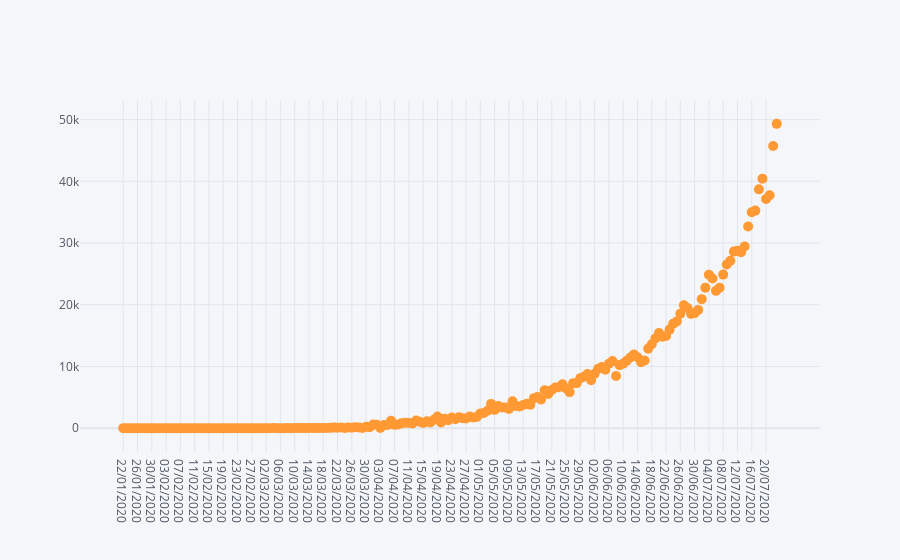

The notebook cell saved with this chart:
### Code cell
dff=pd.DataFrame({'x':future_forecast_dates[:-20],'y':daily_increase_india})
dff.iplot(kind='line',x='x',y='y',mode='markers',size=10)

### Figure 1 — Plotly figure (JSON) as saved in the notebook; plotly's stock layout.template omitted (floating-point values rounded to 4 significant figures; data arrays with more than 128 entries replaced by an {"elided": "..."} marker saying what was removed)
{"data": [{"line": {"color": "rgba(255, 153, 51, 1.0)", "dash": "solid", "shape": "linear", "width": 1.3}, "marker": {"size": 10, "symbol": "circle"}, "mode": "markers", "name": "y", "text": "", "type": "scatter", "x": {"elided": "184 str values"}, "y": {"elided": "184 int values"}}], "layout": {"legend": {"bgcolor": "#F5F6F9", "font": {"color": "#4D5663"}}, "paper_bgcolor": "#F5F6F9", "plot_bgcolor": "#F5F6F9", "title": {"font": {"color": "#4D5663"}}, "xaxis": {"gridcolor": "#E1E5ED", "showgrid": true, "tickfont": {"color": "#4D5663"}, "title": {"font": {"color": "#4D5663"}, "text": ""}, "zerolinecolor": "#E1E5ED"}, "yaxis": {"gridcolor": "#E1E5ED", "showgrid": true, "tickfont": {"color": "#4D5663"}, "title": {"font": {"color": "#4D5663"}, "text": ""}, "zerolinecolor": "#E1E5ED"}}}
